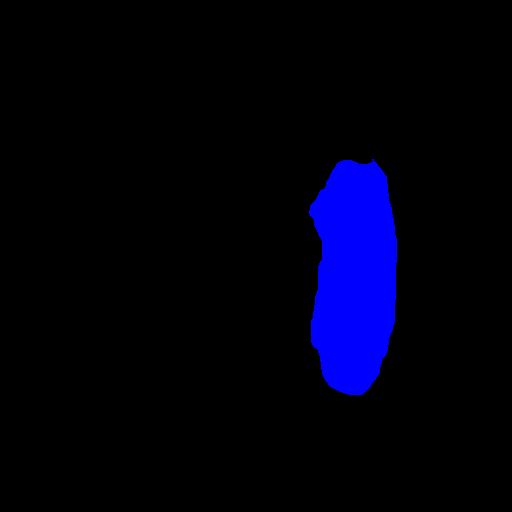
#> input picture veri/img_2.png, 512 x 512 px; its folder holds only this picture in this run
$ jupyter execute Mask_to_JSON.ipynb
#> lines starting #> are read from the running program, lines starting #| are printed output that depends on the picture; after the words box and inside, x2 and y2 are one past the last pixel; in counts of white or black regions, pixels touching at a corner belong together
[cell 1]
import pandas as pd
import numpy as np
import matplotlib.pyplot as plt
import cv2
import codecs, json
import ast
from glob import glob

[cell 2]
# Json içerisine değer eklemek için kullanılır.
def add_value(dict_obj, key, value):
    if key not in dict_obj:
        dict_obj.update({key: value})

[cell 3]
img_paths = glob("C:/Users/Pc/CALISMALARIM/PyQt5_Projeler/Mask-to-json-to-mask/veri/*")

label_id = 0
labels = {}


for img_path in img_paths:

    # -------------- Kontur Kısmı --------------------
    img = cv2.imread(img_path)
#> img is the input picture: shape (512, 512, 3); mean B, G, R 16, 0, 0

    kopya = img.copy()
    kopya = cv2.cvtColor(kopya, cv2.COLOR_RGB2GRAY)
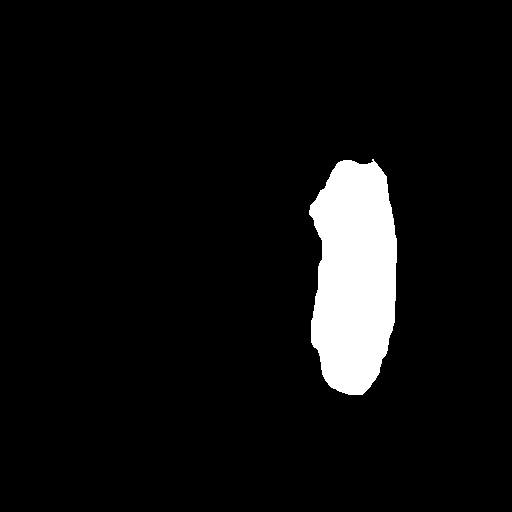
#> kopya: shape (512, 512); values 0 (black) and 76 (white), 6.3% white; 1 white region, box (x1, y1, x2, y2) and area: (309, 159, 397, 395) 16416

    blur = cv2.cv2.GaussianBlur(kopya,(5,5),0)
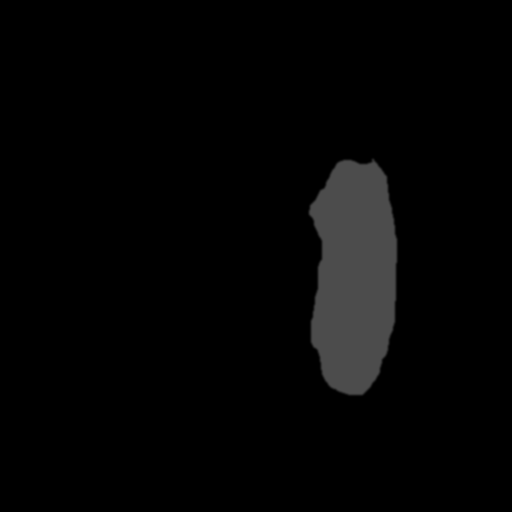
#> blur: shape (512, 512); min 0, max 76, mean 4.8
    thresh = cv2.threshold(blur,10,255,cv2.THRESH_BINARY)[1]
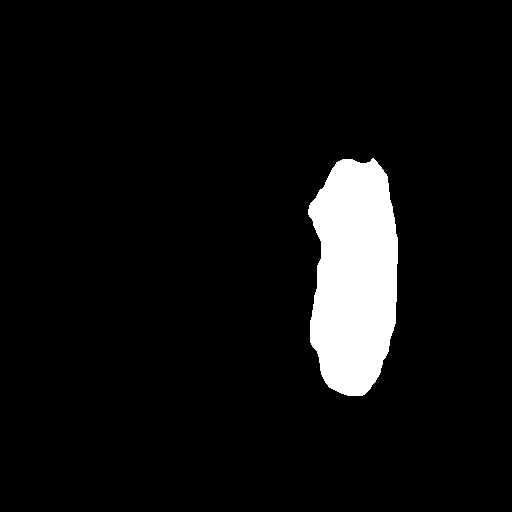
#> thresh: shape (512, 512); 6.5% white; 1 white region
    kontur_1 = cv2.findContours(thresh.copy(),cv2.RETR_EXTERNAL,cv2.CHAIN_APPROX_SIMPLE)
#> kontur_1 = 1 contour; box (x1, y1, x2, y2) and area: (308, 158, 398, 396) 16774

    if len(kontur_1[0]) == 1:

        kontur = kontur_1[0:-1][0][0]
#> kontur = contour of 219 points, box (x1, y1, x2, y2) (308, 158, 398, 396), area 16774

        x_list = [[]]
        y_list = [[]]
        for num, i in enumerate(kontur):
            x_list[0].append(kontur[num][0][0])
            y_list[0].append(kontur[num][0][1])
#> this loop made 219 passes
#> i on passes 1 to 3: [[372, 158]], [[371, 159]], [[371, 160]]

    elif len(kontur_1[0]) > 1:

        kontur = kontur_1[0:-1][0]
        x_list = []
        y_list = []

        for i in range(len(kontur)):
            kontur_2 = kontur[i]
            xara_list = []
            yara_list = []

            for num, i in enumerate(kontur_2):
                xara_list.append(kontur_2[num][0][0])
                yara_list.append(kontur_2[num][0][1])

            x_list.append(xara_list)
            y_list.append(yara_list)

    # ------------- Json İçeriği Oluşturma Kısmı ------------------------
    name = img_path.split("\\")[-1]
    add_value(labels, name, {"filename": f"{name}", "regions": {}})

    for i in range(len(x_list)):
        a = labels[f"{name}"]['regions']
        add_value(a, label_id, {"shape_attributes": {"all_points_x": f"{x_list[i]}", "all_points_y": f"{y_list[i]}", "name": "polygon"}})
        label_id += 1

    # ---------------- Json İçini Düzenleme ve Kaydetme Kısmı -----------------
str_labels = str(labels)
str_labels = str_labels.replace("'[", "[")
str_labels = str_labels.replace("]'", "]")

labels = ast.literal_eval(str_labels)

json.dump(labels, codecs.open('data.json', 'w', encoding='utf-8'), separators=(',', ':'), sort_keys=True, indent= 4)
